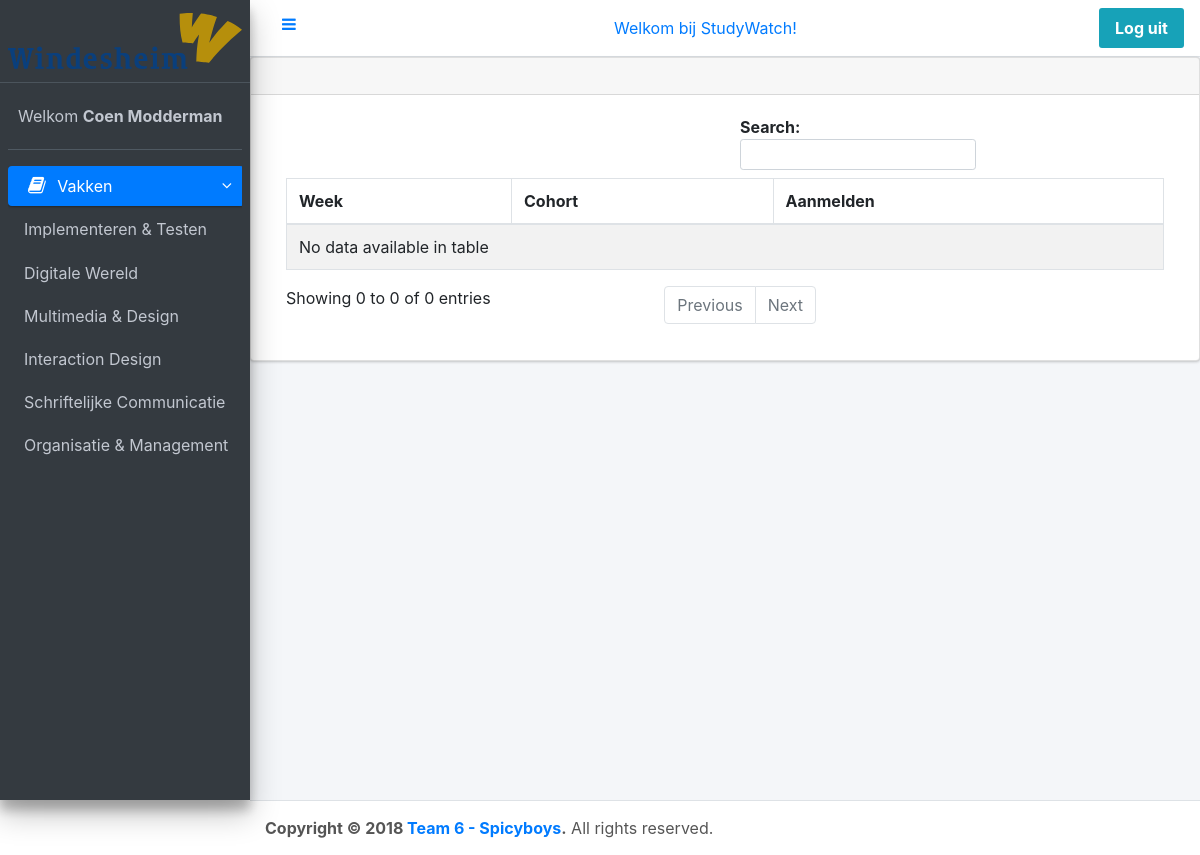
The page /htdocs/StudyWatch/index.php (signed in) on the database its author committed.
### tables this page shows
CREATE TABLE `subject` (
  `id` int(10) NOT NULL,
  `name` varchar(255) NOT NULL,
  `teacher_id` int(10) NOT NULL
);

### StudyWatch/user.php (called while the page is built, shortened)
<?php
function getUsername()
{
	return $_SESSION['username'];
}
function getUserType()
{
	if(isset($_SESSION['username']))
	{
		return 2;
	}
	else
	{
		return 0;
	}
}
?>

### StudyWatch/controllers/home.php (called while the page is built, shortened)
<?php
function home()
{
	require_once(APP_PATH.'/views/home.php');
}
?>

### htdocs/StudyWatch/index.php (called while the page is built, shortened)
<?php
require_once(APP_PATH . '/user.php');
require_once(APP_PATH . '/routes.php');

### StudyWatch/controllers/course.php (the view, shortened to what this page needs)
<?php
function getCourses()
{
	global $connection;
	$sql = "SELECT name FROM subject";
	$co = $connection->query($sql);
	foreach($co as $course)
	{
		if($course['name'] == getCurrentCourse())
		{
			echo '<li class="nav-item">';
				echo'<a href="#" class="nav-link active" name="clickable">';
				echo $course['name'];
				echo'</a>';
			echo'</li>';
		}
		else
		{
			echo '<li class="nav-item">';
				echo'<a href="#" class="nav-link" name="clickable">';
				echo $course['name'];
				echo'</a>';
			echo'</li>';
		}
	}
}
?>

### StudyWatch/routes.php (shortened to what this page needs)
<?php
function call($controller, $action)
{
    call_user_func($action);
}
$controller = "home";
$action = "login";
$allowedControllers = [];
if (getUserType() > 0)
{
	$allowedControllers = array(
	'home' => array ('home','error',),
	'user' => array ('logout','login','setCurrentCourse', 'aanmelden'),
	);
}
else
{
	$allowedControllers = array(
		'home' => array ('login','error'),
		'user' => array ('login','forgotPassword','logout')
	);
}
if(getUserType() < 3 && getUserType() >0&& $action == 'login')
{
	$controller = 'home';
	$action = 'home';
}
if (!array_key_exists($controller, $allowedControllers))
{
    call('home', 'error');
}
else if (!in_array($action, $allowedControllers[$controller]))
{
    call('home', 'error');
}
else
{
    call($controller, $action);
}
?>

### StudyWatch/styles.php (shortened to what this page needs)
<html>
<head>
  <link rel="stylesheet" href="dist/css/thema.min.css">
  <link rel="stylesheet" href="plugins/font-awesome/css/font-awesome.css">
  <link rel="stylesheet" href="plugins/bootstrap/css/bootstrap.min.css">
  <link rel="stylesheet" type="text/css" href="css/style.css">
</head>

### StudyWatch/views/home.php (shortened to what this page needs)
<?php require_once(APP_PATH.'/styles.php'); ?>
<?php require_once(APP_PATH.'/controllers/course.php');?>
<body class="hold-transition sidebar-mini">
<header class="main-header">
<nav class="navbar navbar-static-top bg-white navbar-light border-bottom" >
	<a class="nav-link" data-widget="pushmenu" href="#">
		<i class="fa fa-bars"></i>
	</a>
	<div>
		<li class="nav-item d-none d-sm-inline-block">
		<a name="home" href="#" class="nav-link">Welkom bij StudyWatch!</a>
		</li>
	</div>
	<li class="nav-item d-none d-sm-inline-block">
	<a name="logout" href="#" class="nav-link bg-info logout" ><b>Log uit</b></a>
	</li>
</nav>
</header>
<aside class="main-sidebar sidebar-dark-primary elevation-4">
    <a href="#" class="brand-link">
		<span class="brand-text font-weight-light">
			<img src="img/windesheim.svg" alt="Logo"
           style="opacity: .8;width:100%;height:auto;">
		</span>
    </a>
    <div class="sidebar">
      <div class="user-panel mt-3 pb-3 mb-3 d-flex">
        <div class="info">
          <a name="home" href="#" class="d-block">Welkom <b><?php echo getUsername(); ?></b></a>
        </div>
      </div>
      <nav class="mt-2">
        <ul class="nav nav-pills nav-sidebar flex-column" data-widget="treeview" role="menu" data-accordion="false">
          <li class="nav-item has-treeview menu-open">
            <a href="#" class="nav-link active">
              <i class="nav-icon fa fa-book"></i>
              <p>
                Vakken
                <i class="right fa fa-angle-left"></i>
              </p>
            </a>
			<ul id="vakken" class="nav nav-treeview">
				<?php
				getCourses();
			  ?>
            </ul>
          </li>
		</nav>
    </div>
  </aside>
  <div class="content-wrapper">
          <div class="card">
            <div class="card-header">
            </div>
            <div class="card-body">
              <table id="table" class="table table-bordered table-striped">
                <thead>
				<tr>
                  <th>Week</th>
                  <th>Cohort</th>
				  <?php
					if(getUserType() == 2)
					{
						echo "<th>Aanmelden</th>";
					}
				  ?>
                </tr>
                </thead>
                <tbody>
              </table>
            </div>
          </div>
        </div>
  <?php include(APP_PATH.'/views/footer.php'); ?>
</body>

### StudyWatch/views/footer.php
<footer class="main-footer">
	<strong>Copyright &copy; 2018 <a href="https://github.com/Team-6-SpicyBoys/StudyWatch">Team 6 - Spicyboys</a>.</strong> All rights reserved.
</footer>

### htdocs/StudyWatch/css/style.css (style rules this page uses)
html,body { padding:0px; margin:0px; }
.logout { border-radius:3px; }

### rows shown on the page
subject: name "Implementeren & Testen"
subject: name "Digitale Wereld"
subject: name "Multimedia & Design"
subject: name "Interaction Design"
subject: name "Schriftelijke Communicatie"
subject: name "Organisatie & Management"

### other values the page prints
getUsername() "Coen Modderman"
